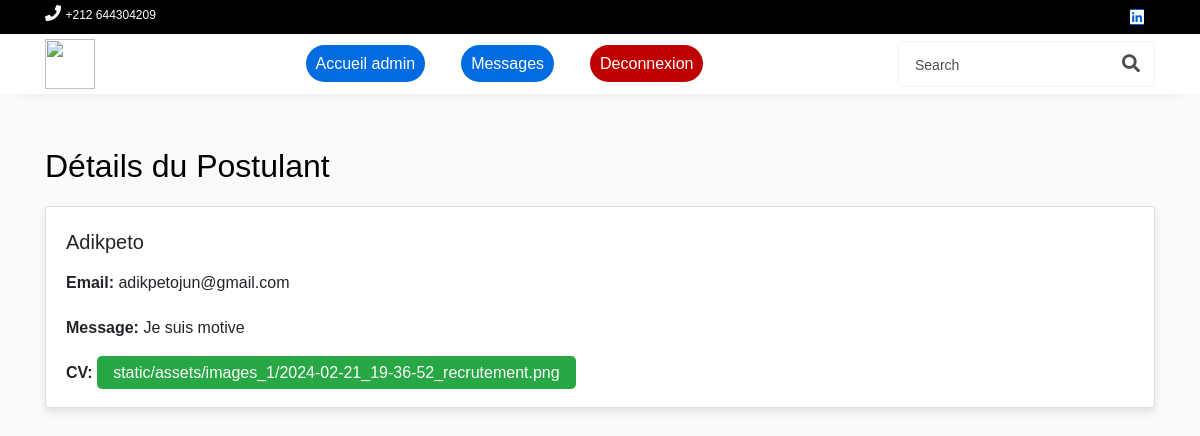
The app's page /voir_candidats/2 (signed in) with its own data.
### Main/models/models.py (models this page shows)
class Postul(db.Model):
    id = db.Column(db.Integer, primary_key=True)
    titre = db.Column(db.String(100))
    name = db.Column(db.String(100))
    email = db.Column(db.String(100))
    message = db.Column(db.Text)
    cv = db.Column(db.String(255))
    post_id = db.Column(db.Integer, db.ForeignKey('offre.id'))
    date=db.Column(db.DateTime, default=datetime.now)

### Main/routes/admin.py (the view)
@app.route('/voir_candidats/<int:postul_id>')
def voir_candidats(postul_id):
    postulant = Postul.query.get_or_404(postul_id)
    return render_template('details_candidats.html', postulant=postulant)

### Main/templates/details_candidats.html (shortened to what this page needs)
<!DOCTYPE html>
<html lang="en">
<head>
    <link rel="stylesheet" href="https://stackpath.bootstrapcdn.com/bootstrap/4.5.2/css/bootstrap.min.css">
</head>
<body>
    {% with currentPage='blog' %}
    {% include 'navbar_admin.html' %}
    {% endwith %}
    <div class="container mt-5">
        <h2>Détails du Postulant</h2>
        <div class="card mt-3">
            <div class="card-body">
                <h5 class="card-title">{{ postulant.name }}</h5>
                <p class="card-text"><strong>Email:</strong> {{ postulant.email }}</p>
                <p class="card-text"><strong>Message:</strong> {{ postulant.message }}</p>
                <p class="card-text"><strong>CV:</strong> <a href="../{{ postulant.cv }}" class="btn-download" download>{{ postulant.cv }}</a></p>
            </div>
        </div>
    </div>
</body>
</html>

### Main/templates/details_candidats.html (style rules this page uses)
h2 { color: #007bff; margin-top: 30px; margin-bottom: 20px; }
.card { border: 1px solid rgba(0, 0, 0, 0.125); border-radius: 10px; box-shadow: 0px 4px 8px rgba(0, 0, 0, 0.1); }
.btn-download { background-color: #28a745; color: white; border: none; border-radius: 5px; padding: 8px 16px; text-decoration: none; transition: background-color 0.3s; }

### records on screen
Postul: name "Adikpeto", email "adikpetojun@gmail.com", message "Je suis motive", cv "static/assets/images_1/2024-02-21_19-36-52_recrutement.png"
